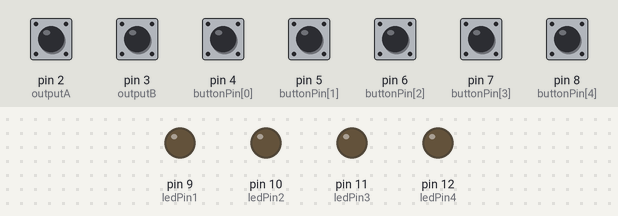
Simulated run of this sketch. Board: Arduino Uno, built with avr-gcc and run on an emulated ATmega328P. Parts: output pins drawn as LEDs (lit = HIGH). The inputs (shaded band) are chosen by the test bench; at power-on: pin 2 (outputA), pin 3 (outputB), pin 4 (buttonPin[0]), pin 5 (buttonPin[1]), pin 6 (buttonPin[2]), pin 7 (buttonPin[3]), pin 8 (buttonPin[4]) HIGH. MIDI output is not drawn.

Above: at 1.2 s.
1.3 s: pin 4 (buttonPin[0]) pulled LOW for 0.15 s
At 1.7 s:
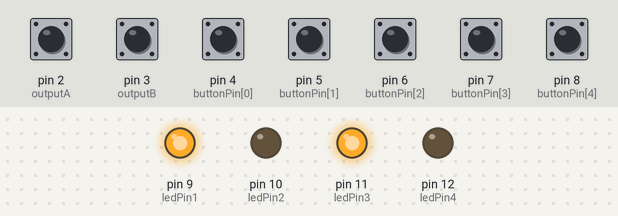
2.9 s: pin 4 (buttonPin[0]) pulled LOW for 1 s
At 4.2 s:
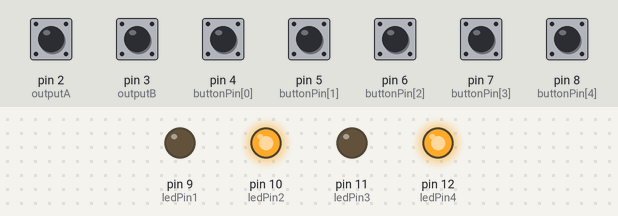
Timing chart, 0 to 5.9 s (numbered marks = the images above; inputs shaded):
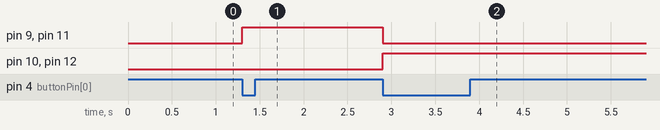

Measured:
- after the input at 1.3 s, pin 9 (ledPin1), pin 11 (ledPin3): LOW → HIGH at once
- after the input at 2.9 s, pin 9 (ledPin1), pin 11 (ledPin3): HIGH → LOW at once; pin 10 (ledPin2), pin 12 (ledPin4): LOW → HIGH at once

The sketch:

Browser_BROWS.ino
```cpp
// falta transformar o Arduino em USB.MIDI definitivo e transformar os envios de notas necessário
// a programação do Encoder aqui presente é para o Traktor. A do Ableton Live é diferente e deve ser estudada se vai ser colocada ou não
//saber como vai funcionar a interação entre os módulos por conta da definição do Canal e das notas

#include <EnableInterrupt.h>
#include <MIDI.h>

MIDI_CREATE_DEFAULT_INSTANCE();

#define outputA 2 // pinos digitais 2 e 3 são os únicos que possuem os interruptores que podem ser acessados
#define outputB 3

int counter = 0;
int aState;
int aLastState;

//////////////////////////////////////////////////
const int buttonN = 5;
//i=index                i0 i1 i2  i3
int buttonPin[buttonN] = {4, 5, 6, 7, 8}; //o index 4 é o do encoder
int buttonPState[buttonN] = {0};
int buttonCState[buttonN] = {0};

int counterbutton0 = 0;
int counter0CState = {};
int counter0PState = {};

int counterbuttonCh = 0;

//int counterbutton1 = 0;
//int counter1CState = {};
//int counter1PState = {};

//////////////////////////////////////////////////////////////////
// Pinos dos lEDs
byte ledPin1 = 9;
byte ledPin2 = 10;
byte ledPin3 = 11;
byte ledPin4 = 12;

//////////////////////////////////////////////////////////////////////////////////
byte midiCh = 0; // *Canal midi a ser utilizado
//byte note = 36; // *Nota mais grave que sera utilizada
byte cc = 1; // *CC mais baixo que sera utilizado

int midiCChannel = 0;
int midiPChannel = 0;

void setup() {
  MIDI.begin();
  Serial.begin(115200);

  for (int i = 0; i < buttonN; i++) {
    pinMode(buttonPin[i], INPUT_PULLUP);
  }

///////////////////////////////////////////////////
//ativador do Interruptor para o encoder
  enableInterrupt(outputA, encoder, CHANGE);
  enableInterrupt(outputB, encoder, CHANGE);

  pinMode (outputA, INPUT_PULLUP);
  pinMode (outputB, INPUT_PULLUP);

  aLastState = digitalRead(outputA);

  /////////////////////////////////////////////////
  pinMode(ledPin1, OUTPUT);
  pinMode(ledPin2, OUTPUT);
  pinMode(ledPin3, OUTPUT);
  pinMode(ledPin4, OUTPUT);
}

void loop() {

  //controle dos botões
  for (int i = 0; i < buttonN; i++) {
    buttonCState[i] = digitalRead(buttonPin[i]);
  }

  for (int i = 0; i < buttonN; i++) {
    if (buttonPState[i] != buttonCState[i]) {

      if (buttonCState[i] == LOW) {
//            if(buttonCState[i] == LOW & i == 0) {

        if (i == 0) {

          counterbutton0++;

          if (counterbutton0 % 2 != 0) {
            digitalWrite(ledPin1, HIGH);
            digitalWrite(ledPin3, HIGH);
//            Serial.println (counterbutton0);
          }
          else {
            digitalWrite(ledPin1, LOW);
            digitalWrite(ledPin3, LOW);
          }
          if (counterbutton0 % 2 != 1) {
            digitalWrite(ledPin2, HIGH);
            digitalWrite(ledPin4, HIGH);
//            Serial.println (counterbutton0);
          }
          else {
            digitalWrite(ledPin2, LOW);
            digitalWrite(ledPin4, LOW);
          }
        }

        if (i == 1) {
          counterbuttonCh ++;

          if (counterbuttonCh = 1){
          midiCChannel = 2;
          midiCh = midiCChannel;
          midiPChannel = midiCChannel;
          }
         else if (counterbuttonCh = 2){
            midiCChannel = 1;
            midiCh = midiCChannel;
            midiPChannel = midiCChannel;
//            counterbuttonCh = 0;
          }
           else if (counterbuttonCh = 3){
            counterbuttonCh = 0;
          }
        }

        if (i == 2) {
          counterbuttonCh = 0;
          midiCChannel = 1;
          midiCh = midiCChannel;
          midiPChannel = midiCChannel;
        }


                MIDI.sendNoteOn(49 + i, 127, midiCh);
        buttonPState[i] = buttonCState[i];

      }
      else {
                MIDI.sendNoteOff(49 + i, 0, midiCh);
        buttonPState[i] = buttonCState[i];
      }
    }
}
}//fim do loop

////////////////////////////////////////////////////
//esta função é ativada somente quando o encoder é girado, interrompendo as outras atividades, o que dá maior capacidade de resposta ao encoder.

void encoder () {

  aState = digitalRead(outputA); // Lê o "estado" atual do Encoder
  // Se o estado previo e o estado atual do outputA são diferentes, significa que um pulso occorreu
  if (aState != aLastState) {
    // Se o estado da outputB esta diferente da OutputA signifca que o Encoder esta girando em sentido horário
    if (digitalRead(outputB) != aState) {
      //counter ++;

      MIDI.sendControlChange(1, 127, midiCh); //envio de sinal feito para funcionar no Traktor
//      MIDIUSB.flush(); //necessário para o USB.MIDI
      //      if (counter > 127) { // para contar de um em um pulso
      //        counter = 127;
      //      }
    } else {
      //counter --;

      MIDI.sendControlChange(1, 1, midiCh);
//      MIDIUSB.flush();
      //      if (counter < 0) {
      //        counter = 0;
      //      }
    }

  }
  aLastState = aState; //Atualiza o estado previo da outputA com o estado atual

}

///////////////////////////////////////////////////////////////////
//voids já preparados para USB.MIDI

//void noteOn(byte channel, byte pitch, byte velocity) {
//  MIDIEvent noteOn = {0x09, 0x90 | channel, pitch, velocity};
//  MIDIUSB.write(noteOn);
//}
//
//void noteOff(byte channel, byte pitch, byte velocity) {
//  MIDIEvent noteOff = {0x08, 0x80 | channel, pitch, velocity};
//  MIDIUSB.write(noteOff);
//}
//
//void controlChange(byte channel, byte control, byte value) {
//  MIDIEvent event = {0x0B, 0xB0 | channel, control, value};
//  MIDIUSB.write(event);
//}
```
